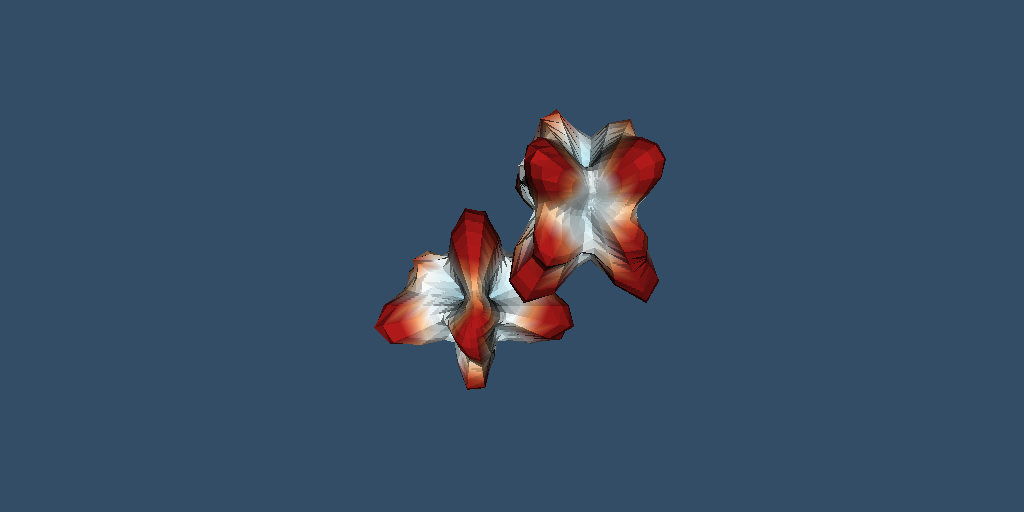

Generate this figure with Python:
#!/usr/bin/env python

# Read transient data from a VTK HDF file and animate through the time
# steps using a repeating timer callback.

import os
from pathlib import Path

# Factory overrides: importing these modules registers the OpenGL rendering
# and interaction style implementations for vtkRenderingCore factory classes.
import vtkmodules.vtkRenderingContextOpenGL2  # noqa: F401
import vtkmodules.vtkRenderingOpenGL2  # noqa: F401
# VTK pipeline classes used in this example
from vtkmodules.vtkIOHDF import vtkHDFReader
from vtkmodules.vtkInteractionStyle import vtkInteractorStyleTrackballCamera
from vtkmodules.vtkRenderingCore import (
    vtkActor,
    vtkColorTransferFunction,
    vtkCompositePolyDataMapper,
    vtkRenderWindow,
    vtkRenderWindowInteractor,
    vtkRenderer,
)

# Colors (normalized RGB)
background_rgb = (0.200, 0.302, 0.400)

# Data directory: defaults to the folder containing this script
data_dir = Path(os.environ.get("VPE_DATA_DIR", Path(__file__).parent))

# Reader: load transient VTK HDF data
reader = vtkHDFReader()
reader.SetFileName(str(data_dir / "warping_spheres.vtkhdf"))
reader.Update()

# Color transfer function: blue-white-red diverging colormap
ctf = vtkColorTransferFunction()
ctf.SetColorSpaceToDiverging()
ctf.AddRGBPoint(-30.0, 0.086, 0.004, 0.298)
ctf.AddRGBPoint(-14.0, 0.400, 0.700, 0.900)
ctf.AddRGBPoint(  0.0, 1.000, 1.000, 1.000)
ctf.AddRGBPoint(  2.3, 0.700, 0.100, 0.100)

# Mapper: color the composite surface by SpatioTemporalHarmonics field
mapper = vtkCompositePolyDataMapper()
mapper.SetInputConnection(reader.GetOutputPort())
mapper.SetLookupTable(ctf)
mapper.SetScalarModeToUsePointFieldData()
mapper.SelectColorArray("SpatioTemporalHarmonics")

# Actor: assign the mapped geometry
actor = vtkActor()
actor.SetMapper(mapper)

# Renderer: assemble the scene and configure the camera
renderer = vtkRenderer()
renderer.SetBackground(background_rgb)
renderer.UseHiddenLineRemovalOn()
renderer.AddActor(actor)

# Window: display the rendered scene
render_window = vtkRenderWindow()
render_window.AddRenderer(renderer)
render_window.SetWindowName("transient hdf reader app")
render_window.SetMultiSamples(0)
render_window.SetSize(1024, 512)

# Interactor: handle mouse and keyboard events
render_window_interactor = vtkRenderWindowInteractor()
render_window_interactor.SetRenderWindow(render_window)
interactor_style_trackball_camera = vtkInteractorStyleTrackballCamera()
render_window_interactor.SetInteractorStyle(interactor_style_trackball_camera)


# Animation callback: step through time on each timer event.
# A class is required because VTK observer callbacks must be callable
# objects that retain a reference to the reader and interactor.
class AnimationCallback:
    def __init__(self, hdf_reader, interactor):
        self.reader = hdf_reader
        self.interactor = interactor

    def __call__(self, caller, event):
        current = self.reader.GetStep()
        total = self.reader.GetNumberOfSteps()
        self.reader.SetStep(0 if current == total - 1 else current + 1)
        self.reader.Update()
        self.interactor.Render()


# Initialize must happen before adding observers and creating timers
render_window_interactor.Initialize()
render_window_interactor.AddObserver(
    "TimerEvent", AnimationCallback(reader, render_window_interactor))
render_window_interactor.CreateRepeatingTimer(50)

# Launch the interactive visualization
render_window_interactor.Start()
